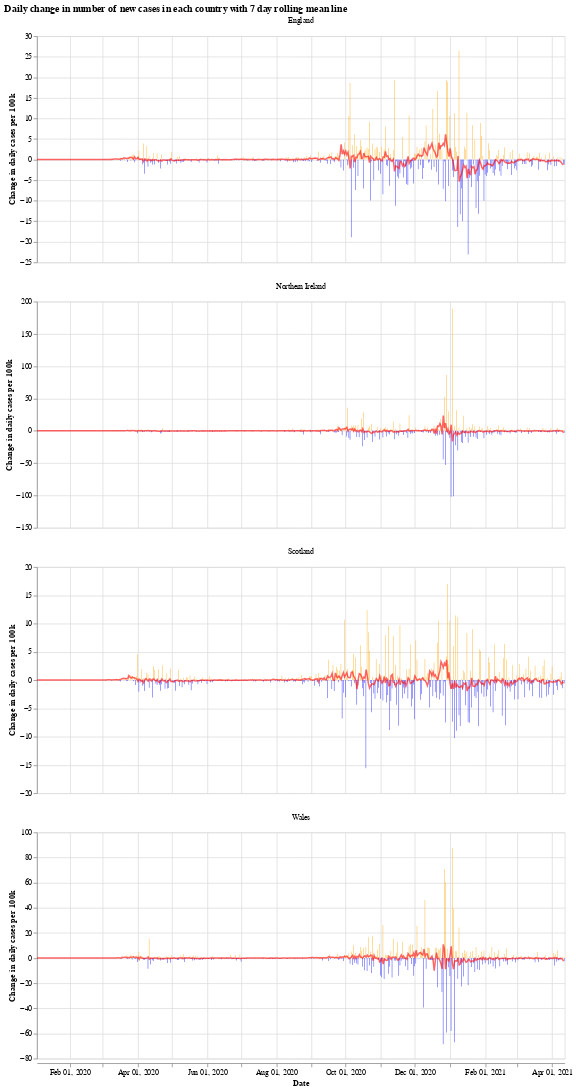

The code cell stored with this chart in its notebook:
### Markdown cell above
We will use the Python library `Altair` for visualising the data, see the [altair docs](https://altair-viz.github.io/) for more information.

First we have a graph which shows the daily change in the number of new cases for each country. This number jumps up and down all over the place, which is likely due to delay in reporting of new cases over the weekend. Another interesting thing is that it looks like the daily cases in Wales experienced a much shorter period of calm over the summer (calm in the sense of daily cases not jumping up and down).

The orange bars are days when the number of new cases (per 100k population) was more than the previous day, while the blue are days when the number of new cases dropped. The red line is the 7 day moving average. 

When the moving average line is below 0, it means that there is a consistent drop in new cases. We can see this clearly happening around the times that lockdowns were introduced (though, to varying degrees). I will update the graphs soon with a marker of when each lockdown started.

### Code cell
# collapse
import altair as alt

bars = alt.Chart(uk_cases).mark_bar().encode(
    x=alt.X("yearmonthdate(date):T", axis=alt.Axis(title='Date')),
    y=alt.Y("casesChangeRate:Q", axis=alt.Axis(title='Change in daily cases per 100k')),
    tooltip='casesChange',
    color=alt.condition(
        alt.datum.casesChangeRate > 0,
        alt.value("orange"),  # The positive color
        alt.value("blue")  # The negative color
    )
).properties(title='Daily change in number of new cases with 7 day rolling mean',width=700).interactive()

line = alt.Chart(uk_cases).mark_line(
    color='red',
    size=2,
    opacity=0.6
).transform_window(
    rolling_mean='mean(casesChangeRate)',
    frame=[0, 7],
    groupby=['areaName']
).encode(
    x='yearmonthdate(date):T',
    y='rolling_mean:Q'
)

alt.layer(bars, line, data=uk_cases).facet(alt.Column(
    'areaName', title=''), columns=1).resolve_scale(y='independent').properties(title='Daily change in number of new cases in each country with 7 day rolling mean line')

### Figure 1 — Vega-Lite specification as saved in the notebook (floating-point values rounded to 4 significant figures; data arrays with more than 128 entries replaced by an {"elided": "..."} marker saying what was removed)
{"config": {"view": {"continuousWidth": 400, "continuousHeight": 300}}, "data": {"name": "data-9f6bea1d4e0964db85aa092d7df1f3bb"}, "facet": {"type": "nominal", "field": "areaName", "title": ""}, "spec": {"layer": [{"mark": "bar", "encoding": {"color": {"condition": {"value": "orange", "test": "(datum.casesChangeRate > 0)"}, "value": "blue"}, "tooltip": {"type": "quantitative", "field": "casesChange"}, "x": {"type": "temporal", "axis": {"title": "Date"}, "field": "date", "timeUnit": "yearmonthdate"}, "y": {"type": "quantitative", "axis": {"title": "Change in daily cases per 100k"}, "field": "casesChangeRate"}}, "selection": {"selector001": {"type": "interval", "bind": "scales", "encodings": ["x", "y"]}}, "title": "Daily change in number of new cases with 7 day rolling mean", "width": 700}, {"mark": {"type": "line", "color": "red", "opacity": 0.6, "size": 2}, "encoding": {"x": {"type": "temporal", "field": "date", "timeUnit": "yearmonthdate"}, "y": {"type": "quantitative", "field": "rolling_mean"}}, "transform": [{"window": [{"op": "mean", "field": "casesChangeRate", "as": "rolling_mean"}], "frame": [0, 7], "groupby": ["areaName"]}]}]}, "columns": 1, "resolve": {"scale": {"y": "independent"}}, "title": "Daily change in number of new cases in each country with 7 day rolling mean line", "$schema": "https://vega.github.io/schema/vega-lite/v4.8.1.json", "datasets": {"data-9f6bea1d4e0964db85aa092d7df1f3bb": {"elided": "1860 records"}}}
